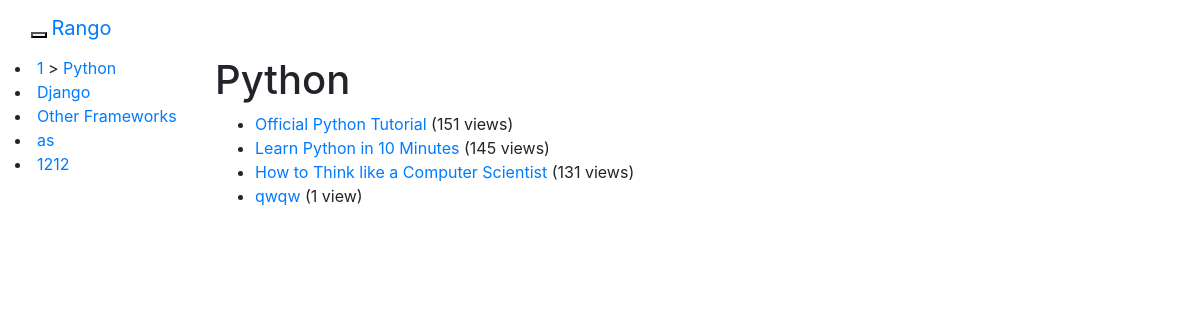
/rango/category/python/, run on the app's committed database.
### rango/models.py (models this page shows, shortened)
class Category(models.Model):
        name = models.CharField(max_length=128, unique=True)
        views = models.IntegerField(default=0)
        likes = models.IntegerField(default=0)
        slug = models.SlugField()

class Page(models.Model):
    category = models.ForeignKey(Category)
    title = models.CharField(max_length=128)
    url = models.URLField()
    views = models.IntegerField(default=0)

### rango/views.py (the view)
# urls.py: url(r'^category/(?P<category_name_slug>[\w\-]+)/$', views.category, name='category'),
def category(request, category_name_slug):
    context_dict = {}
    try:
        category = Category.objects.get(slug=category_name_slug)
        context_dict['category_name'] = category.name
        pages = Page.objects.filter(category=category).order_by('-views')
        context_dict['pages'] = pages
        context_dict['category'] = category
    except Category.DoesNotExist:
        pass
    return render(request, 'rango/category.html', context_dict)

### rango/templatetags/rango_extras.py (called while the page is built)
@register.inclusion_tag('rango/cats.html')
def get_category_list(cat=None):
    return {'cats': Category.objects.all(), 'act_cat': cat}

### templates/rango/category.html (shortened to what this page needs)
{% extends 'rango/base.html' %}
{% load staticfiles %}
{% block body_block %}
        {%if category %}
        <h1>{{ category_name }}</h1>
            {% if pages %}
            <ul>
               {% for page in pages %}
            <li>
           	 <a href="{% url 'goto' %}?page_id={{page.id}}">{{ page.title }}</a>
      		  {% if page.views > 1 %}
          	  ({{ page.views }} views)
           	  {% elif page.views == 1 %}
            	  ({{ page.views }} view)
       		{% endif %}
            </li>
	{% endfor %}
            </ul><br/>
            {% else %}
                <strong>No pages currently in category. Would you like to </strong>
                <a href="/rango/category/{{category.slug}}/add_page/">make one</a>
                <strong>?</strong>
            {% endif %}
        {% else %}
            The specified category {{ category_name }} does not exist!
        {% endif %}
{% endblock %}

### templates/rango/cats.html
{% for c in cats %}
    {% if c == act_cat %} <li class="active"><a href="#">1 <span class="sr-only">(current)</span></a>> {% else  %} <li>{% endif %}
            <a href="{% url 'category'  c.slug %}">{{ c.name }}</a></li>
{% endfor %}

### data on the page
Category: shows "1", name "Python"
Category: name "Django"
Category: name "Other Frameworks"
Category: name "as"
Category: name "1212"
Page: title "Official Python Tutorial", views "151"
Page: title "Learn Python in 10 Minutes", views "145"
Page: title "How to Think like a Computer Scientist", views "131"
Page: title "qwqw", views "1"
